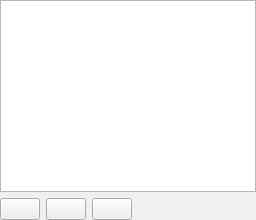
          <widget class="QWidget" name="widget" native="true">
           <layout class="QVBoxLayout" name="verticalLayout_30">
            <property name="margin">
             <number>0</number>
            </property>
            <item>
             <widget class="treeView" name="treeRedacOutline"/>
            </item>
            <item>
             <layout class="QHBoxLayout" name="horizontalLayout_31">
              <item>
               <widget class="QPushButton" name="btnRedacAddFolder">
                <property name="text">
                 <string/>
                </property>
                <property name="icon">
                 <iconset theme="folder-new">
                  <normaloff/>
                 </iconset>
                </property>
               </widget>
              </item>
              <item>
               <widget class="QPushButton" name="btnRedacAddText">
                <property name="text">
                 <string/>
                </property>
                <property name="icon">
                 <iconset theme="document-new">
                  <normaloff/>
                 </iconset>
                </property>
               </widget>
              </item>
              <item>
               <widget class="QPushButton" name="btnRedacRemoveItem">
                <property name="text">
                 <string/>
                </property>
                <property name="icon">
                 <iconset theme="list-remove">
                  <normaloff/>
                 </iconset>
                </property>
               </widget>
              </item>
              <item>
               <spacer name="horizontalSpacer_7">
                <property name="orientation">
                 <enum>Qt::Horizontal</enum>
                </property>
                <property name="sizeHint" stdset="0">
                 <size>
                  <width>40</width>
                  <height>20</height>
                 </size>
                </property>
               </spacer>
              </item>
             </layout>
            </item>
           </layout>
          </widget>
